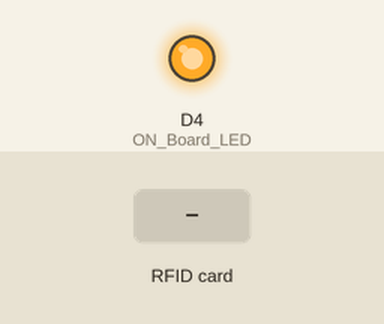
The sketch below on a simulated ESP8266 (NodeMCU). Shown: output pins drawn as LEDs (lit = HIGH). Inputs (shaded band) come from the test bench. WiFi joins after 1.5 s; servers stay silent unless stated; uploads are accepted with an empty reply; what the sketch prints to the serial monitor is not drawn.

Above: at 3.2 s.
3.3 s: RFID card 5E 7A 19 C4 held to the reader
At 4.5 s:
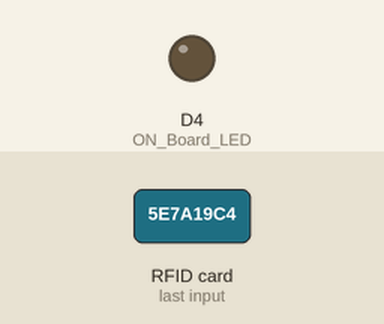
Timing chart, 0 to 6.5 s (numbered marks = the images above; inputs shaded):
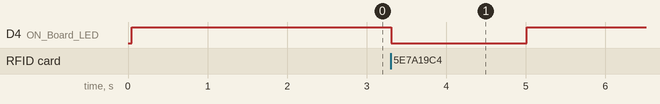

Measured:
- after the input at 3.3 s, D4 (ON_Board_LED): HIGH → LOW at once, → HIGH 1.7 s later

The sketch:

NodemcuRFID.ino
```cpp
/*
# # # # # # # # # # # # # # # # # # # # # # # # # # # # # # # # # # # #
#                                                                     #
# NodeMCU ESP8266/ESP12E    RFID MFRC522 / RC522                      #
#         D2       <---------->   SDA/SS                              #
#         D5       <---------->   SCK                                 #
#         D7       <---------->   MOSI                                #
#         D6       <---------->   MISO                                #
#         GND      <---------->   GND                                 #
#         D1       <---------->   RST                                 #
#         3V/3V3   <---------->   3.3V                                #
# # # # # # # # # # # # # # # # # # # # # # # # # # # # # # # # # # # #
*/


#include <ESP8266WiFi.h>
#include <ESP8266HTTPClient.h>
#include <WiFiClient.h>
#include <SPI.h>
#include <MFRC522.h>
#include <ArduinoJson.h>

#define SS_PIN D2
#define RST_PIN D1
MFRC522 mfrc522(SS_PIN, RST_PIN);

#define ON_Board_LED 2

int readsuccess;
byte readcard[4];
char str[32] = "";
String StrUID;

const char* ssid = "YOUR_NETWORK_SSSID";
const char* password =  "YOUR_NETWORK_PASSWORD";

int getid() {
  if(!mfrc522.PICC_IsNewCardPresent()) {
    return 0;
  }
  if(!mfrc522.PICC_ReadCardSerial()) {
    return 0;
  }


  for(int i=0;i<4;i++){
    readcard[i]=mfrc522.uid.uidByte[i];
    array_to_string(readcard, 4, str);
    StrUID = str;
  }
  mfrc522.PICC_HaltA();
  return 1;
}

void array_to_string(byte array[], unsigned int len, char buffer[]) {
    for (unsigned int i = 0; i < len; i++)
    {
        byte nib1 = (array[i] >> 4) & 0x0F;
        byte nib2 = (array[i] >> 0) & 0x0F;
        buffer[i*2+0] = nib1  < 0xA ? '0' + nib1  : 'A' + nib1  - 0xA;
        buffer[i*2+1] = nib2  < 0xA ? '0' + nib2  : 'A' + nib2  - 0xA;
    }
    buffer[len*2] = '\0';
}

void handleReadCard() {
  readsuccess = getid();

  if(readsuccess) {
    digitalWrite(ON_Board_LED, LOW);
    handleAttendIn();
    digitalWrite(ON_Board_LED, HIGH);
  }
}

void handleAttendIn(){
   if(WiFi.status()== WL_CONNECTED){

   HTTPClient http;
   WiFiClient wifiClient;

   http.begin(wifiClient,"http://3.144.31.214/api/iot/attend/"+StrUID);
   http.addHeader("Content-Type", "application/x-www-form-urlencoded");

   String httpRequestData = "key=CONTACT_ME_TO_GIVE_YOU_THE_KEY";

   int httpResponseCode = http.PUT(httpRequestData);

   if(httpResponseCode>0){
    String response = http.getString();
    Serial.write(1);
    Serial.println(response);

   }else{

    Serial.print("Error on sending PUT Request: ");
    Serial.println(httpResponseCode);
   }

   http.end();

 }else{
    Serial.println("Error in WiFi connection");
 }

  delay(1500);
}


void setup() {

  Serial.begin(9600); // KEEP FOR SERIAL COMMUNICATION
  SPI.begin();
  mfrc522.PCD_Init();

  pinMode(ON_Board_LED,OUTPUT);
  digitalWrite(ON_Board_LED, HIGH); // Turn off Led On Board

  ESP.eraseConfig();
  WiFi.begin(ssid, password);

  while (WiFi.status() != WL_CONNECTED) {
    delay(1000);
  }
}
void loop() {
  handleReadCard();
}
```
